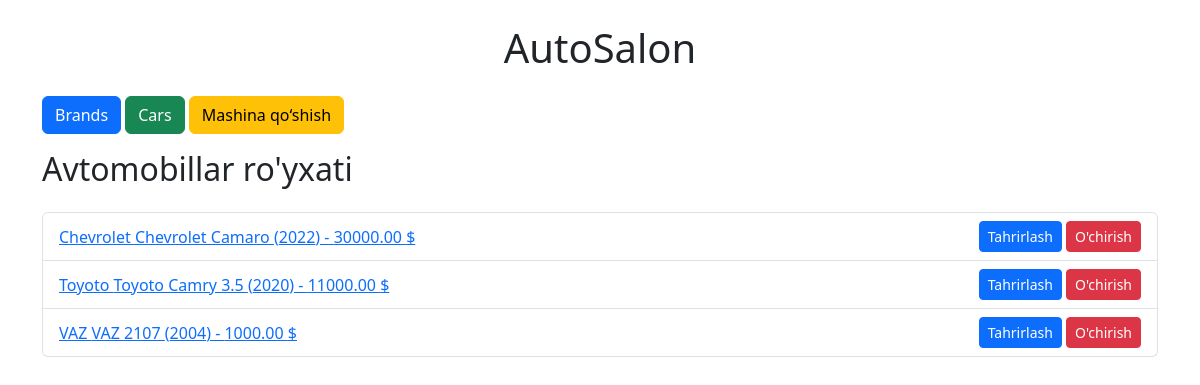
Page /cars/ on the earlier database version.
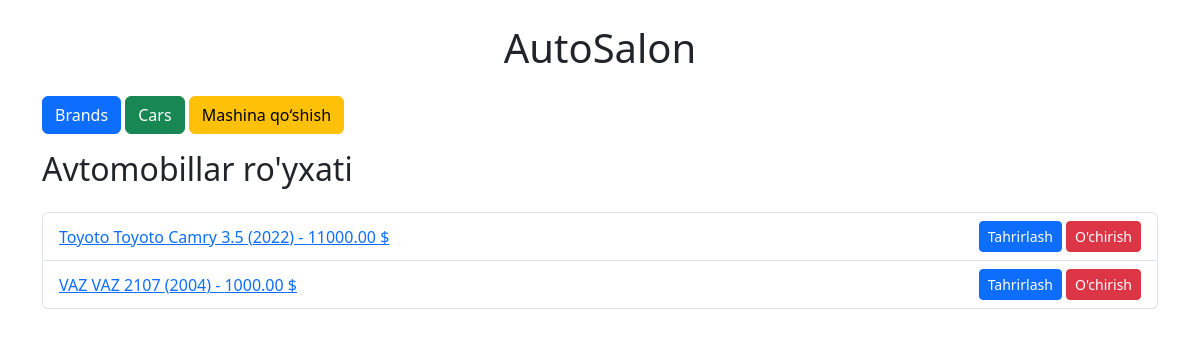
Same page on the later database version.
### salon/models.py (models this page shows, shortened)
class Car(models.Model):
    brand = models.ForeignKey(Brand, on_delete=models.CASCADE, related_name="cars", verbose_name="Brendi")
    name = models.CharField(max_length=100, verbose_name="Mashina nomi")
    year = models.IntegerField(verbose_name="Yili")
    price = models.DecimalField(max_digits=10, decimal_places=2, verbose_name="Narxi")
    image = models.ImageField(upload_to="cars/", blank=True, null=True, verbose_name="Rasmi")
    is_available = models.BooleanField(default=True, verbose_name="Sotuvda bormi?")
    class Meta:
        ordering = ['-year']
        verbose_name = "Mashina"
        verbose_name_plural = "Mashinalar"

class Brand(models.Model):
    name = models.CharField(max_length=100, verbose_name="Brend nomi")
    country = models.CharField(max_length=100, verbose_name="Mamlakat")
    class Meta:
        ordering = ['name']
        verbose_name = "Brend"
        verbose_name_plural = "Brendlar"

### salon/views.py (the view)
# urls.py: path('cars/', views.car_list, name='car_list'),
def car_list(request):
    cars = Car.objects.all()
    return render(request, "salon/car_list.html", {"cars": cars})

### salon/templates/salon/car_list.html (shortened to what this page needs)
{% extends 'base.html' %}
{% block content %}
    <h2 class="mb-4">Avtomobillar ro'yxati</h2>
    <ul class="list-group">
        {% for car in cars %}
            <li class="list-group-item d-flex justify-content-between align-items-center">
                <div>
                    <a href="{% url 'car_detail' car.pk %}">{{ car.brand.name }} {{ car.name }} ({{ car.year }}) - {{ car.price }} $</a>
                </div>
                <div>
                    <a href="{% url 'update_car' car.pk %}" class="btn btn-sm btn-primary">Tahrirlash</a>
                    <a href="{% url 'delete_car' car.pk %}" class="btn btn-sm btn-danger">O'chirish</a>
                </div>
            </li>
        {% empty %}
            <li class="list-group-item">Avtomobillar mavjud emas.</li>
        {% endfor %}
    </ul>
{% endblock %}

### salon/templates/base.html (shortened to what this page needs)
<!DOCTYPE html>
<html lang="en">
<head>
    <link href="https://cdn.jsdelivr.net/npm/bootstrap@5.3.0/dist/css/bootstrap.min.css" rel="stylesheet">
</head>
<body class="container mt-4">
    <h1 class="text-center mb-4">AutoSalon</h1>
    <nav class="mb-3">
        <a href="{% url 'brand_list' %}" class="btn btn-primary">Brands</a>
        <a href="{% url 'car_list' %}" class="btn btn-success">Cars</a>
        <a href="{% url 'add_car' %}" class="btn btn-warning">Mashina qo‘shish</a>
    </nav>
    {% block content %}{% endblock %}
</body>
</html>

Differences in the rows shown:
removed Car: brand.name "Chevrolet", name "Chevrolet Camaro", year "2022", price "30000.00"
changed Car "Toyoto Camry 3.5": year "2020" → "2022"
